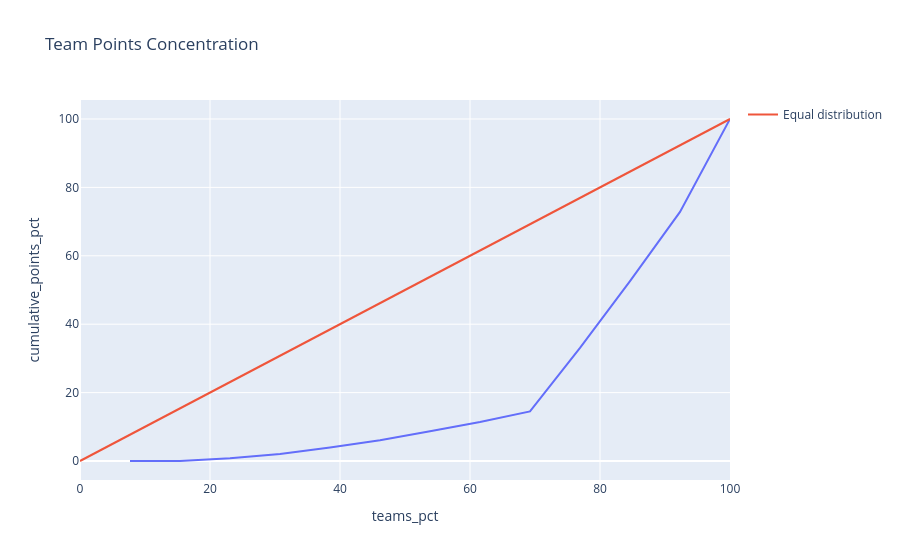

Source (notebook cell):
### Code cell
concentration = team_total.sort_values("total_points", ascending=True).copy()
concentration["cumulative_points_pct"] = concentration["total_points"].cumsum() / total_points_all * 100 if total_points_all else 0
concentration["teams_pct"] = (np.arange(len(concentration)) + 1) / len(concentration) * 100
concentration.to_csv(OUTPUT_TABLES / "team_points_concentration.csv", index=False)
fig = px.line(concentration, x="teams_pct", y="cumulative_points_pct", title="Team Points Concentration")
fig.add_scatter(x=[0, 100], y=[0, 100], mode="lines", name="Equal distribution")
fig.write_html(OUTPUT_CHARTS / "team_points_concentration.html", include_plotlyjs="cdn")
fig.show()

### Figure 1 — Plotly figure (JSON) as saved in the notebook; plotly's stock layout.template omitted (floating-point values rounded to 4 significant figures)
{"data": [{"hovertemplate": "teams_pct=%{x}<br>cumulative_points_pct=%{y}<extra></extra>", "legendgroup": "", "line": {"color": "#636efa", "dash": "solid"}, "marker": {"symbol": "circle"}, "mode": "lines", "name": "", "orientation": "v", "showlegend": false, "type": "scatter", "x": [7.692, 15.38, 23.08, 30.77, 38.46, 46.15, 53.85, 61.54, 69.23, 76.92, 84.62, 92.31, 100.0], "xaxis": "x", "y": [0.0, 0.03383, 0.8119, 2.064, 3.975, 6.039, 8.677, 11.4, 14.5, 33.05, 52.6, 72.85, 100.0], "yaxis": "y"}, {"mode": "lines", "name": "Equal distribution", "type": "scatter", "x": [0, 100], "y": [0, 100]}], "layout": {"legend": {"tracegroupgap": 0}, "title": {"text": "Team Points Concentration"}, "xaxis": {"anchor": "y", "domain": [0.0, 1.0], "title": {"text": "teams_pct"}}, "yaxis": {"anchor": "x", "domain": [0.0, 1.0], "title": {"text": "cumulative_points_pct"}}}}
